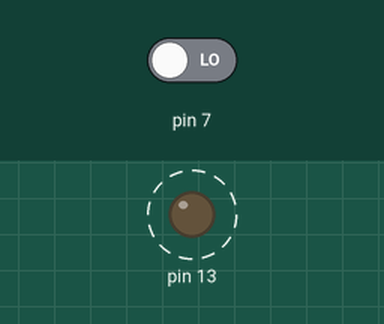
Bench run of a sketch on a simulated Arduino Uno, built with avr-gcc and run on an emulated ATmega328P. Parts: output pins drawn as LEDs (lit = HIGH). Dashed ring = blinking. The test bench sets the inputs (shaded band); at power-on: pin 7 LOW.

Above: at 1.8 s.
1.9 s: pin 7 driven HIGH
Timing chart, 0 to 10.9 s (numbered marks = the images above; inputs shaded):
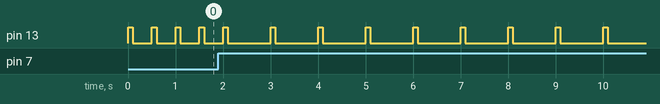

Measured:
- by itself, pin 13: alternates HIGH for 0.10 s and LOW for 0.90 s

The sketch:

lesson1.ino
```cpp
int i = 0;
int lightHigh = 0;
int lightLow = 0;
unsigned long pushTime = 0;
unsigned long time;

void setup() {
  // put your setup code here, to run once:
  pinMode(7,INPUT);
  pinMode(13, OUTPUT);

}

void loop() {
  if (digitalRead(7) == HIGH) i = 1;
  else {
    if (i == 1) pushTime = millis();
    i = 0;
  }

  // put your main code here, to run repeatedly:
  if (i == 1) {
    lightHigh = 100;
    lightLow = 900;
  }
  else {
    if (millis() - pushTime >= 3000) {
      lightHigh = 100;
      lightLow = 100;
    }
    else {
      lightHigh = 100;
      lightLow = 400;
    }
  }
    digitalWrite(13, HIGH);
    delay(lightHigh);
    digitalWrite(13, LOW);
    delay(lightLow);
}
```
